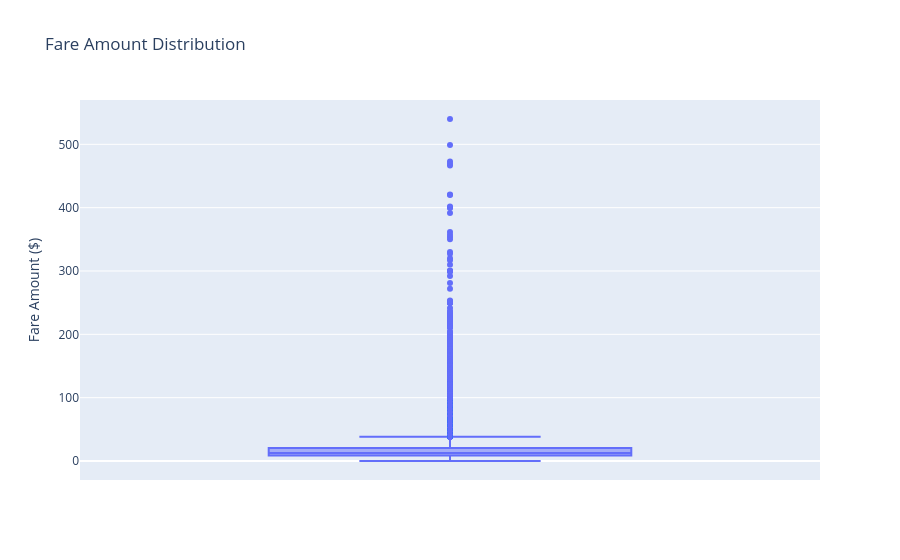

Notebook cell for this chart:
### Code cell
fig = px.box(
    boxplot_sample,
    y="fare_amount",
    points="outliers",
    title="Fare Amount Distribution",
    labels={
        "fare_amount": "Fare Amount ($)",
    },
)

fig.show()

### Figure 1 — Plotly figure (JSON) as saved in the notebook; plotly's stock layout.template omitted (floating-point values rounded to 4 significant figures; data arrays with more than 128 entries replaced by an {"elided": "..."} marker saying what was removed)
{"data": [{"alignmentgroup": "True", "boxpoints": "outliers", "hovertemplate": "Fare Amount ($)=%{y}<extra></extra>", "legendgroup": "", "marker": {"color": "#636efa"}, "name": "", "notched": false, "offsetgroup": "", "orientation": "v", "showlegend": false, "type": "box", "x0": " ", "xaxis": "x", "y": {"elided": "179666 float values"}, "y0": " ", "yaxis": "y"}], "layout": {"boxmode": "group", "legend": {"tracegroupgap": 0}, "title": {"text": "Fare Amount Distribution"}, "xaxis": {"anchor": "y", "domain": [0, 1]}, "yaxis": {"anchor": "x", "domain": [0, 1], "title": {"text": "Fare Amount ($)"}}}}
